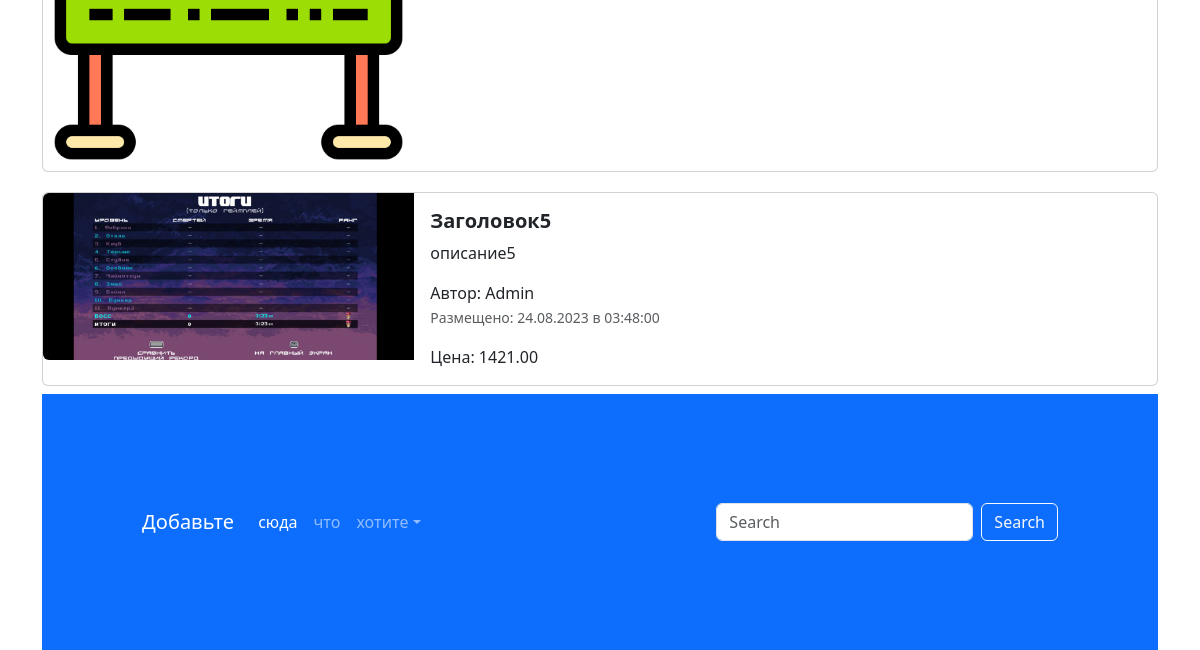
/ (lower part), run on an earlier commit of the app's database.
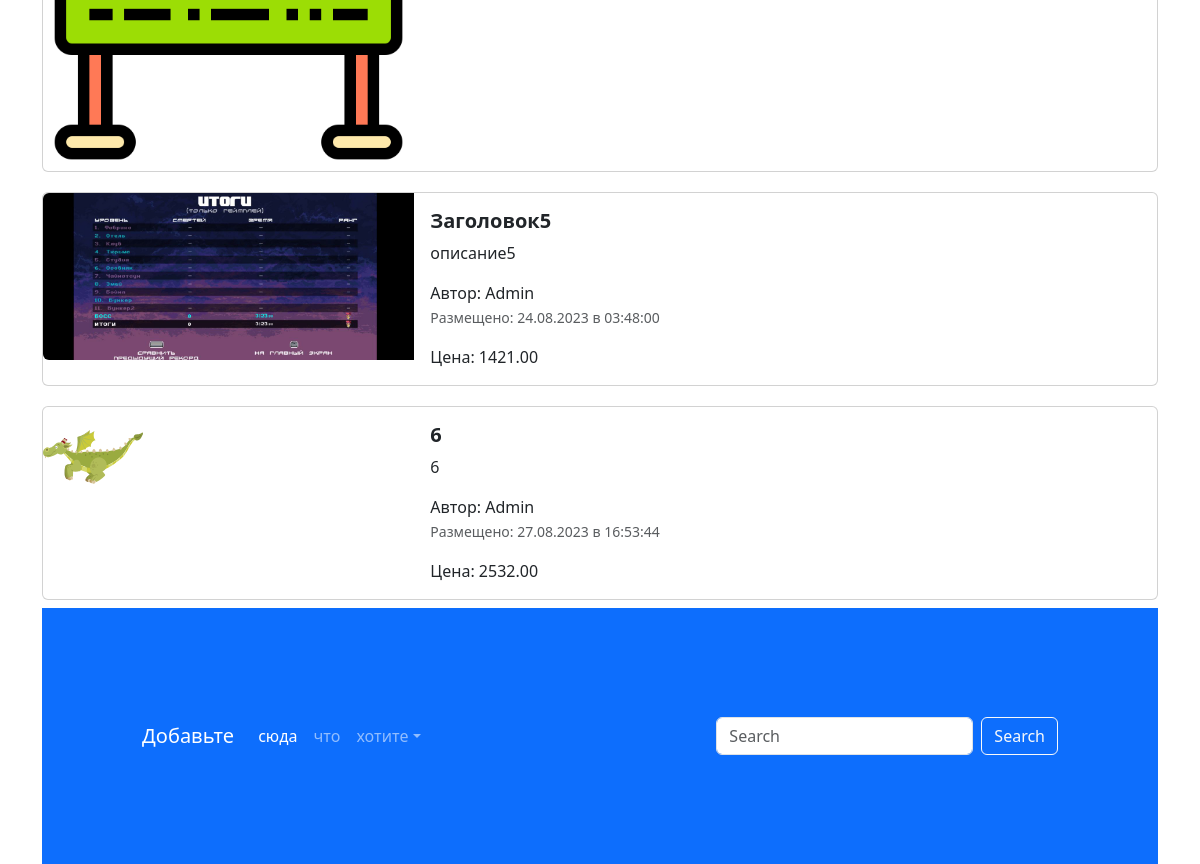
And on a later commit of the database.
### app_advertisements/models.py (models this page shows, shortened)
class Advertisement(models.Model):
    title=models.CharField('заголовок', max_length=128)
    description=models.TextField('описание')
    prise=models.DecimalField('цена', max_digits=10, decimal_places=2)
    auction=models.BooleanField('торг',help_text='Отметьте если торг уместен')
    created_at=models.DateTimeField(auto_now_add=True)
    updated_at=models.DateTimeField(auto_now=True)
    user = models.ForeignKey(User, verbose_name='пользователь',on_delete=models.CASCADE)
    image =models.ImageField('изображение',upload_to='advertisements/',blank=True)
    class Meta:
        db_table='advertisements'
    @admin.display(description='дата создания')
    def created_date(self):
        from django.utils import timezone
        from django.utils.html import format_html
        if self.created_at.date() == timezone.now().date():
            created_time=self.created_at.time().strftime('%H:%M:%S')
            return format_html('<span style="color:green; font-weight:bold;">Сегодня в {} </span>',created_time)
        return self.created_at.strftime('%d.%m.%Y в %H:%M:%S')

### app_advertisements/views.py (the view)
# urls.py: path('',index,name='main-page'),
def index(request):
    advertisements=Advertisement.objects.all()
    context= {'advertisements':advertisements}
    return render(request,'app_advertisements/index.html',context)

### templates/app_advertisements/index.html (shortened to what this page needs)
{% extends 'base.html' %}
{% load static%}
{% block content%}
<div class="container">
  {% for adv in advertisements %}
  <div class="col">
    <div class="card mb-2" style="max-width: 1200px; margin-top: 20px;">
      <div class="row g-0">
        <div class="col-md-4">
          <a href="advertisement.html" class="nav-link">
            <img src="{% if adv.image %} {{ adv.image.url }} {% else %} {% static 'img/pic.png' %} {% endif %}" class="img-fluid rounded-start" alt="Card title">
          </a>
        </div>
        <div class="col-md-8">
          <div class="card-body">
            <h5 class="card-title">
              <a href="advertisement.html" class="nav-link"><strong>{{ adv.title }}</strong></a>
            </h5>
            <a href="advertisement.html" class="nav-link">
              <p class="card-text">
                {{ adv.description }}
              </p>
              <span>Автор: {{ adv.user }}</span>
              <p class="card-text"><small class="text-muted">Размещено: {{ adv.created_date }}</small></p>
              <span>Цена: {{ adv.prise }}</span>
            </a>
          </div>
        </div>
      </div>
    </div>
    {% endfor %}
  </div>
</div>
<footer style="padding: 100px;" class="bg-primary">
  <nav class="navbar navbar-expand-sm navbar-dark">
    <a class="navbar-brand" href="#">Добавьте</a>
    <div class="collapse navbar-collapse" id="collapsibleNavId">
      <ul class="navbar-nav me-auto mt-2 mt-lg-0">
        <li class="nav-item">
          <a class="nav-link active" href="#" aria-current="page">сюда</a>
        </li>
        <li class="nav-item">
          <a class="nav-link" href="#">что</a>
        </li>
        <li class="nav-item dropdown">
          <a class="nav-link dropdown-toggle" href="#" id="dropdownId" data-bs-toggle="dropdown" aria-haspopup="true"
             aria-expanded="false">хотите</a>
        </li>
      </ul>
      <form class="d-flex my-2 my-lg-0">
        <input class="form-control me-sm-2" type="text" placeholder="Search">
        <button class="btn btn-outline-light my-2 my-sm-0" type="submit">Search</button>
      </form>
    </div>
  </nav>
</footer>
{% endblock %}

What changed in the data, as far as the page shows it:
added Advertisement: image (picture), title "6", description "6", user "Admin", created_date "27.08.2023 в 16:53:44", prise "2532.00"
